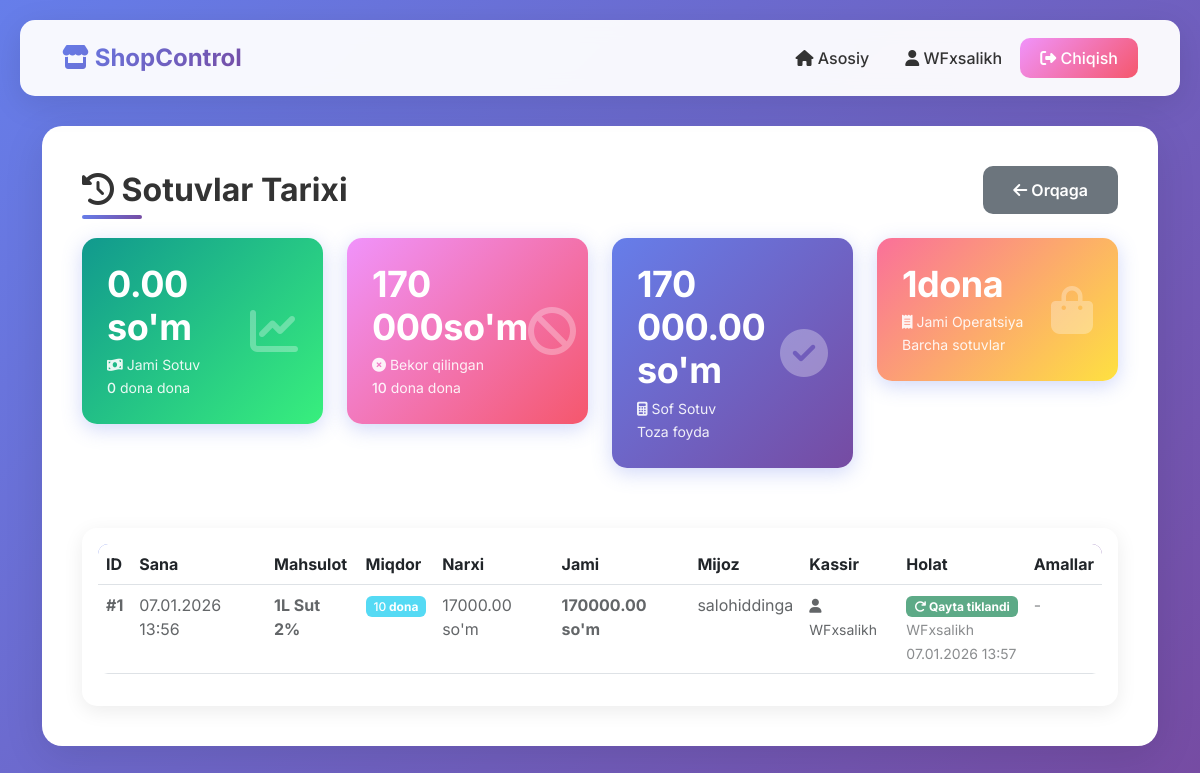
The app's page /shop/1/sales/ (signed in) with its own data.
### shop/models.py (models this page shows, shortened)
class Product(models.Model):
    UNIT_CHOICES = [
        ("dona", "dona"),
        ("kg", "kg"),
        ("litr", "litr"),
        ("quti", "quti"),
        ("paket", "paket"),
        ("metr", "metr"),
        ("gramm", "gramm"),
        ("shtuk", "shtuk"),
        ("korobka", "korobka"),
        ("qadoq", "qadoq"),
    ]
    shop = models.ForeignKey(Shop, on_delete=models.CASCADE, related_name="products")
    name = models.CharField(max_length=200, verbose_name="Nomi")
    category = models.ForeignKey(
        "ProductCategory",
        on_delete=models.SET_NULL,
        null=True,
        blank=True,
        verbose_name="Kategoriya",
    )
    image = models.ImageField(
        upload_to="products/", blank=True, null=True, verbose_name="Rasm"
    )
    price = models.DecimalField(max_digits=12, decimal_places=2, verbose_name="Narxi")
    quantity = models.IntegerField(default=0, verbose_name="Miqdori")
    unit = models.CharField(
        max_length=20,
        choices=UNIT_CHOICES,
        default="dona",
        verbose_name="Miqdor birligi",
    )
    added_by = models.ForeignKey(User, on_delete=models.SET_NULL, null=True)
    created_at = models.DateTimeField(auto_now_add=True)
    updated_at = models.DateTimeField(auto_now=True)
    class Meta:
        verbose_name = "Mahsulot"
        verbose_name_plural = "Mahsulotlar"
        ordering = ["-created_at"]

class Sale(models.Model):
    shop = models.ForeignKey(Shop, on_delete=models.CASCADE, related_name="sales")
    product = models.ForeignKey(Product, on_delete=models.CASCADE, related_name="sales")
    quantity = models.IntegerField(verbose_name="Miqdor")
    unit_price = models.DecimalField(
        max_digits=12, decimal_places=2, verbose_name="Birlik narxi"
    )
    total_amount = models.DecimalField(
        max_digits=12, decimal_places=2, verbose_name="Umumiy summa"
    )
    customer_name = models.CharField(
        max_length=200, blank=True, verbose_name="Mijoz ismi"
    )
    cashier = models.ForeignKey(
        User, on_delete=models.SET_NULL, null=True, related_name="sales_made"
    )
    is_cancelled = models.BooleanField(default=False, verbose_name="Bekor qilingan")
    cancelled_by = models.ForeignKey(
        User,
        on_delete=models.SET_NULL,
        null=True,
        blank=True,
        related_name="cancelled_sales",
    )
    cancelled_at = models.DateTimeField(
        null=True, blank=True, verbose_name="Bekor qilingan sana"
    )
    created_at = models.DateTimeField(auto_now_add=True)
    restored_by = models.ForeignKey(
        User,
        on_delete=models.SET_NULL,
        null=True,
        blank=True,
        related_name="restored_sales",
        verbose_name="Qayta tiklagan",
    )
    restored_at = models.DateTimeField(
        null=True, blank=True, verbose_name="Qayta tiklandi"
    )
    restoration_reason = models.TextField(
        blank=True, verbose_name="Qayta tiklash sababi"
    )
    class Meta:
        verbose_name = "Sotuv"
        verbose_name_plural = "Sotuvlar"
        ordering = ["-created_at"]

### shop/views.py (the view)
# urls.py: path("shop/<int:shop_id>/sales/", views.sales_history_view, name="sales_history"),
@login_required
def sales_history_view(request, shop_id):
    shop = get_object_or_404(Shop, id=shop_id)
    is_owner = shop.owner == request.user
    staff_position = ShopStaff.objects.filter(shop=shop, user=request.user).first()
    if not is_owner and not staff_position:
        messages.error(request, "Sizda sotuvlarni ko'rish huquqi yo'q!")
        return redirect("home")
    sales = (
        Sale.objects.filter(shop=shop)
        .select_related("product", "cashier", "cancelled_by")
        .order_by("-created_at")
    )
    total_sales = sales.filter(is_cancelled=False).aggregate(total=Sum("total_amount"))[
        "total"
    ] or Decimal("0.00")
    total_sales_quantity = (
        sales.filter(is_cancelled=False).aggregate(total=Sum("quantity"))["total"] or 0
    )
    total_cancelled = sales.filter(is_cancelled=True).aggregate(
        total=Sum("total_amount")
    )["total"] or Decimal("0.00")
    cancelled_quantity = (
        sales.filter(is_cancelled=True).aggregate(total=Sum("quantity"))["total"] or 0
    )
    net_sales = total_sales - total_cancelled
    context = {
        "shop": shop,
        "sales": sales,
        "total_sales": total_sales,
        "total_sales_quantity": total_sales_quantity,
        "total_cancelled": total_cancelled,
        "cancelled_quantity": cancelled_quantity,
        "net_sales": net_sales,
        "is_owner": is_owner,
        "staff_position": staff_position,
    }
    return render(request, "shop/sales_history.html", context)

### shop/templatetags/shop_filters.py (called while the page is built)
@register.filter
def format_price(value):
    if value is None:
        return "0"
    try:
        if isinstance(value, str):
            value = float(value)
        if isinstance(value, int) or value.is_integer():
            formatted = "{:,}".format(int(value)).replace(",", " ")
            return mark_safe(f'<span class="price-amount">{formatted}</span>')
        else:
            formatted = "{:,.2f}".format(value).replace(",", " ")
            formatted = (
                formatted.rstrip("0").rstrip(".") if "." in formatted else formatted
            )
            return mark_safe(f'<span class="price-amount">{formatted}</span>')
    except (ValueError, TypeError, AttributeError):
        return value

@register.filter
def format_price_with_currency(value, currency="so'm"):
    formatted = format_price(value)
    if formatted and formatted != value:  # Agar formatlash muvaffaqiyatli bo'lsa
        return mark_safe(f'{formatted} <span class="price-currency">{currency}</span>')
    return f"{value} {currency}"

@register.filter
def format_quantity(value):
    if value is None:
        return "0"
    try:
        value = int(value)
        formatted = "{:,}".format(value).replace(",", " ")
        return mark_safe(f'<span class="quantity-amount">{formatted}</span> dona')
    except (ValueError, TypeError):
        return f"{value} dona"

### templates/shop/sales_history.html (shortened to what this page needs)
{% extends 'base.html' %}
{% load shop_filters %}
{% block content %}
<div class="d-flex justify-content-between align-items-center mb-4">
    <h1 class="page-title mb-0">
        <i class="fas fa-history"></i> Sotuvlar Tarixi
    </h1>
    <a href="{% url 'shop_detail' shop.id %}" class="btn btn-secondary-custom">
        <i class="fas fa-arrow-left"></i> Orqaga
    </a>
</div>
<div class="row mb-4">
    <div class="col-lg-3 col-md-6 mb-3">
        <div class="stat-card" style="background: linear-gradient(135deg, #11998e 0%, #38ef7d 100%);">
            <div class="d-flex justify-content-between align-items-center">
                <div>
                    <h3 class="stat-amount">{{ total_sales|format_price_with_currency }}</h3>
                    <p><i class="fas fa-money-bill-wave"></i> Jami Sotuv</p>
                    <small style="opacity: 0.9;">{{ total_sales_quantity|format_quantity }} dona</small>
                </div>
                <i class="fas fa-chart-line fa-3x" style="opacity: 0.3;"></i>
            </div>
        </div>
    </div>
    <div class="col-lg-3 col-md-6 mb-3">
        <div class="stat-card" style="background: linear-gradient(135deg, #f093fb 0%, #f5576c 100%);">
            <div class="d-flex justify-content-between align-items-center">
                <div>
                    <h3 class="stat-amount">{{ total_cancelled|format_price_with_currency }}</h3>
                    <p><i class="fas fa-times-circle"></i> Bekor qilingan</p>
                    <small style="opacity: 0.9;">{{ cancelled_quantity|format_quantity }} dona</small>
                </div>
                <i class="fas fa-ban fa-3x" style="opacity: 0.3;"></i>
            </div>
        </div>
    </div>
    <div class="col-lg-3 col-md-6 mb-3">
        <div class="stat-card" style="background: linear-gradient(135deg, #667eea 0%, #764ba2 100%);">
            <div class="d-flex justify-content-between align-items-center">
                <div>
                    <h3 class="stat-amount">{{ net_sales|format_price_with_currency }}</h3>
                    <p><i class="fas fa-calculator"></i> Sof Sotuv</p>
                    <small style="opacity: 0.9;">Toza foyda</small>
                </div>
                <i class="fas fa-check-circle fa-3x" style="opacity: 0.3;"></i>
            </div>
        </div>
    </div>
    <div class="col-lg-3 col-md-6 mb-3">
        <div class="stat-card" style="background: linear-gradient(135deg, #fa709a 0%, #fee140 100%);">
            <div class="d-flex justify-content-between align-items-center">
                <div>
                    <h3 class="stat-amount">{{ sales.count|format_quantity }}</h3>
                    <p><i class="fas fa-receipt"></i> Jami Operatsiya</p>
                    <small style="opacity: 0.9;">Barcha sotuvlar</small>
                </div>
                <i class="fas fa-shopping-bag fa-3x" style="opacity: 0.3;"></i>
            </div>
        </div>
    </div>
</div>
{% if sales %}
<div class="card-custom p-3">
    <div class="table-responsive">
        <table class="table">
            <thead>
                <tr>
                    <th>ID</th>
                    <th>Sana</th>
                    <th>Mahsulot</th>
                    <th>Miqdor</th>
                    <th>Narxi</th>
                    <th>Jami</th>
                    <th>Mijoz</th>
                    <th>Kassir</th>
                    <th>Holat</th>
                    <th>Amallar</th>
                </tr>
            </thead>
            <tbody>
                {% for sale in sales %}
                <tr {% if sale.is_cancelled %}class="text-muted" style="opacity: 0.7;" {% endif %}>
                    <td><strong>#{{ sale.id }}</strong></td>
                    <td>{{ sale.created_at|date:"d.m.Y H:i" }}</td>
                    <td class="fw-bold">{{ sale.product.name }}</td>
                    <td>
                        <span class="badge bg-info">{{ sale.quantity|format_quantity }}</span>
                    </td>
                    <td>{{ sale.unit_price|format_price_with_currency }}</td>
                    <td class="fw-bold">{{ sale.total_amount|format_price_with_currency }}</td>
                    <td>{{ sale.customer_name|default:"-" }}</td>
                    <td>
                        <small>
                            <i class="fas fa-user"></i> {{ sale.cashier.username }}
                        </small>
                    </td>
                    <td>
                        {% if sale.is_cancelled %}
                        {% if sale.restored_at %}
                        <span class="badge bg-success">
                            <i class="fas fa-redo"></i> Qayta tiklandi
                        </span>
                        <br>
                        <small class="text-muted">
                            {{ sale.restored_by.username }}<br>
                            {{ sale.restored_at|date:"d.m.Y H:i" }}
                        </small>
                        {% endif %}
                        {% else %}
                        <span class="badge bg-success">
                            <i class="fas fa-check"></i> Sotilgan
                        </span>
                        {% endif %}
                    </td>
                    <td>
                        {% if not sale.is_cancelled %}
                        <a href="{% url 'cancel_sale' sale.id %}" class="btn btn-sm btn-danger-custom">
                            <i class="fas fa-times"></i> Bekor
                        </a>
                        {% else %}
                        {% if is_owner and not sale.restored_at %}
                        <a href="{% url 'restore_sale' sale.id %}" class="btn btn-sm btn-success-custom">
                            <i class="fas fa-redo"></i> Qayta tiklash
                        </a>
                        {% else %}
                        <span class="text-muted">-</span>
                        {% endif %}
                        {% endif %}
                    </td>
                </tr>
                {% endfor %}
            </tbody>
        </table>
    </div>
</div>
{% else %}
<div class="alert alert-info">
    <i class="fas fa-info-circle"></i> Hozircha sotuvlar yo'q.
</div>
{% endif %}
{% endblock %}

### templates/base.html (shortened to what this page needs)
<!DOCTYPE html>
<html lang="uz">
<head>
    <link href="https://cdn.jsdelivr.net/npm/bootstrap@5.3.0/dist/css/bootstrap.min.css" rel="stylesheet">
    <link rel="stylesheet" href="https://cdnjs.cloudflare.com/ajax/libs/font-awesome/6.4.0/css/all.min.css">
</head>
<body>
    {% if user.is_authenticated %}
    <nav class="navbar navbar-expand-lg navbar-custom">
        <div class="container-fluid">
            <a class="navbar-brand" href="{% url 'home' %}">
                <i class="fas fa-store"></i> ShopControl
            </a>
            <div class="collapse navbar-collapse" id="navbarNav">
                <ul class="navbar-nav ms-auto align-items-center">
                    <li class="nav-item">
                        <a class="nav-link" href="{% url 'home' %}">
                            <i class="fas fa-home"></i> Asosiy
                        </a>
                    </li>
                    <li class="nav-item">
                        <span class="nav-link">
                            <i class="fas fa-user"></i> {{ user.username }}
                        </span>
                    </li>
                    <li class="nav-item">
                        <a href="{% url 'logout' %}" class="btn btn-logout">
                            <i class="fas fa-sign-out-alt"></i> Chiqish
                        </a>
                    </li>
                </ul>
            </div>
        </div>
    </nav>
    {% endif %}
    <div class="container">
        <div class="content-wrapper">
            {% block content %}{% endblock %}
        </div>
    </div>
</body>
</html>

### templates/base.html (style rules this page uses)
* { margin: 0; padding: 0; box-sizing: border-box; }
body { font-family: 'Inter', sans-serif; background: linear-gradient(135deg, #667eea 0%, #764ba2 100%); min-height: 100vh; padding: 20px; }
.navbar-custom { background: rgba(255, 255, 255, 0.95); backdrop-filter: blur(10px); border-radius: 15px; padding: 15px 30px; box-shadow: 0 8px 32px rgba(0, 0, 0, 0.1); margin-bottom: 30px; }
.navbar-brand { font-weight: 700; font-size: 24px; background: linear-gradient(135deg, #667eea 0%, #764ba2 100%); -webkit-background-clip: text; -webkit-text-fill-color: transparent; }
.nav-link { color: #333; font-weight: 500; margin: 0 10px; transition: all 0.3s; }
.btn-logout { background: linear-gradient(135deg, #f093fb 0%, #f5576c 100%); border: none; color: white; padding: 8px 20px; border-radius: 10px; font-weight: 500; transition: all 0.3s; }
.content-wrapper { background: white; border-radius: 20px; padding: 40px; box-shadow: 0 10px 40px rgba(0, 0, 0, 0.1); min-height: 70vh; }
.page-title { font-size: 32px; font-weight: 700; color: #333; margin-bottom: 30px; position: relative; display: inline-block; }
.page-title::after { content: ''; position: absolute; bottom: -10px; left: 0; width: 60px; height: 4px; background: linear-gradient(135deg, #667eea 0%, #764ba2 100%); border-radius: 2px; }
.btn-secondary-custom { background: #6c757d; border: none; padding: 12px 30px; border-radius: 10px; font-weight: 600; transition: all 0.3s; color: white; }
.card-custom { border: none; border-radius: 15px; box-shadow: 0 5px 20px rgba(0, 0, 0, 0.08); transition: all 0.3s; overflow: hidden; }
.table { border-radius: 10px; overflow: hidden; }
.table thead { background: linear-gradient(135deg, #667eea 0%, #764ba2 100%); color: white; }
.table tbody tr { transition: all 0.3s; }
.stat-card { background: linear-gradient(135deg, #667eea 0%, #764ba2 100%); color: white; padding: 25px; border-radius: 15px; margin-bottom: 20px; box-shadow: 0 5px 20px rgba(102, 126, 234, 0.3); }
.stat-card h3 { font-size: 36px; font-weight: 700; margin-bottom: 5px; }
.stat-card p { font-size: 14px; opacity: 0.9; margin: 0; }
.quantity-amount { font-family: 'Inter', monospace; font-weight: 500; }
.stat-amount { font-size: 2.2rem; font-weight: 800; letter-spacing: -0.5px; font-family: 'Inter', sans-serif; }

### records on screen
Product: unit "0 dona", unit "10 dona"
Sale: id "1", created_at "07.01.2026 13:56", product.name "1L Sut 2%", quantity "10 dona", unit_price "17000.00 so'm", total_amount "170000.00 so'm", customer_name "salohiddinga", cashier.username "WFxsalikh", restored_by.username "WFxsalikh", restored_at "07.01.2026 13:57"

### other values on screen
{{ user.username }} "WFxsalikh"
